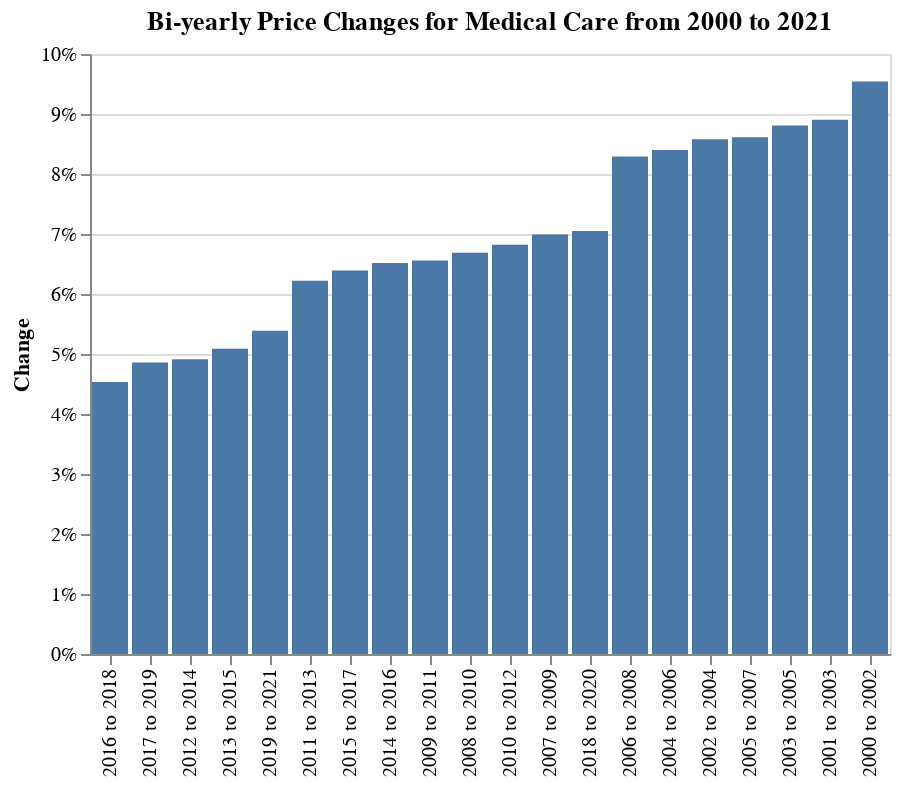

The notebook cell this image was saved under:
### Markdown cell above
Yet another incorrect hypothesis. With 2021 showing the lowest inflation rate, and 2020 being somewhere in the middle, there is no way our hypothesis is true. 2001 and 2002 had the highest two inflation rates, so 2000-2002 seems to be the period with the most inflation. Still, our graph does not tell this story explicitly, so there is work to be done.

### Code cell
# Changing the pct_change calculation to take 2-year chunks.
df_y = df.set_index('date').resample('Y').mean()
df_y.reset_index(inplace=True)
df_y['year'] = pd.DatetimeIndex(df_y['date']).year
df_y['pct_change'] = df_y.value.pct_change(periods=2)
df_y['label'] = (df_y['year'] -2).astype(str) + ' to ' + df_y['year'].astype(str)

# Second chart - bar chart of bi-yearly inflation rates.
alt.Chart(pd.DataFrame(df_y).dropna(),title='Bi-yearly Price Changes for Medical Care from 2000 to 2021').mark_bar().encode(
    x = alt.X('label:O', title=None, sort='y'),
    y = alt.Y('pct_change', title='Change', axis=alt.Axis(format='%'))
)

### Figure 1 — Vega-Lite specification as saved in the notebook (floating-point values rounded to 4 significant figures)
{"config": {"view": {"continuousWidth": 400, "continuousHeight": 300}}, "data": {"name": "data-e20f902fe71d2a27a6ae9e64f3968694"}, "mark": "bar", "encoding": {"x": {"field": "label", "sort": "y", "title": null, "type": "ordinal"}, "y": {"axis": {"format": "%"}, "field": "pct_change", "title": "Change", "type": "quantitative"}}, "title": "Bi-yearly Price Changes for Medical Care from 2000 to 2021", "$schema": "https://vega.github.io/schema/vega-lite/v4.17.0.json", "datasets": {"data-e20f902fe71d2a27a6ae9e64f3968694": [{"date": "2002-12-31T00:00:00", "value": 285.6, "year": 2002, "pct_change": 0.09543, "label": "2000 to 2002"}, {"date": "2003-12-31T00:00:00", "value": 297.1, "year": 2003, "pct_change": 0.08906, "label": "2001 to 2003"}, {"date": "2004-12-31T00:00:00", "value": 310.1, "year": 2004, "pct_change": 0.0858, "label": "2002 to 2004"}, {"date": "2005-12-31T00:00:00", "value": 323.2, "year": 2005, "pct_change": 0.08809, "label": "2003 to 2005"}, {"date": "2006-12-31T00:00:00", "value": 336.2, "year": 2006, "pct_change": 0.08399, "label": "2004 to 2006"}, {"date": "2007-12-31T00:00:00", "value": 351.1, "year": 2007, "pct_change": 0.08613, "label": "2005 to 2007"}, {"date": "2008-12-31T00:00:00", "value": 364.1, "year": 2008, "pct_change": 0.08293, "label": "2006 to 2008"}, {"date": "2009-12-31T00:00:00", "value": 375.6, "year": 2009, "pct_change": 0.06991, "label": "2007 to 2009"}, {"date": "2010-12-31T00:00:00", "value": 388.4, "year": 2010, "pct_change": 0.06689, "label": "2008 to 2010"}, {"date": "2011-12-31T00:00:00", "value": 400.2, "year": 2011, "pct_change": 0.06558, "label": "2009 to 2011"}, {"date": "2012-12-31T00:00:00", "value": 414.9, "year": 2012, "pct_change": 0.06823, "label": "2010 to 2012"}, {"date": "2013-12-31T00:00:00", "value": 425.1, "year": 2013, "pct_change": 0.06219, "label": "2011 to 2013"}, {"date": "2014-12-31T00:00:00", "value": 435.3, "year": 2014, "pct_change": 0.04912, "label": "2012 to 2014"}, {"date": "2015-12-31T00:00:00", "value": 446.8, "year": 2015, "pct_change": 0.05088, "label": "2013 to 2015"}, {"date": "2016-12-31T00:00:00", "value": 463.7, "year": 2016, "pct_change": 0.06518, "label": "2014 to 2016"}, {"date": "2017-12-31T00:00:00", "value": 475.3, "year": 2017, "pct_change": 0.06392, "label": "2015 to 2017"}, {"date": "2018-12-31T00:00:00", "value": 484.7, "year": 2018, "pct_change": 0.04534, "label": "2016 to 2018"}, {"date": "2019-12-31T00:00:00", "value": 498.4, "year": 2019, "pct_change": 0.0486, "label": "2017 to 2019"}, {"date": "2020-12-31T00:00:00", "value": 518.9, "year": 2020, "pct_change": 0.0705, "label": "2018 to 2020"}, {"date": "2021-12-31T00:00:00", "value": 525.3, "year": 2021, "pct_change": 0.05389, "label": "2019 to 2021"}]}}
